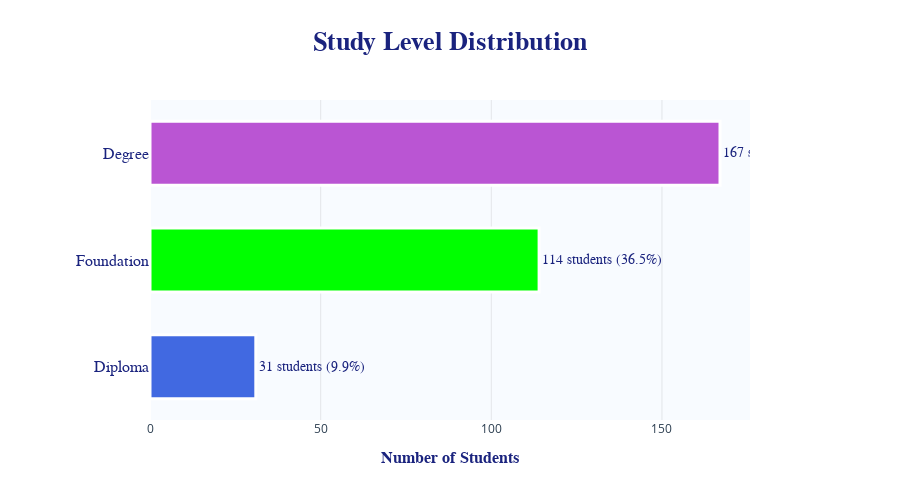

The notebook cell saved with this chart:
### Code cell
# Cell 3: Study Level Distribution - COLORFUL & ANIMATED
import pandas as pd
import plotly.graph_objects as go

# Load data
df = pd.read_csv('Cleaned_Form_Responses.csv')

# Map study level codes
study_level_mapping = {1: 'Degree', 2: 'Diploma', 3: 'Foundation'}
df['Study_Level_Label'] = df['Current_Level_of_Studies'].map(study_level_mapping)

# Count and sort
study_counts = df['Study_Level_Label'].value_counts().sort_values(ascending=True)
study_pct = (study_counts / len(df) * 100).round(1)

# Define specific colors for each study level
colors_mapping = {
    'Degree': 'mediumorchid',    # Purple
    'Diploma': 'royalblue',      # Blue
    'Foundation': 'lime'         # Green
}

# Create horizontal bar chart
fig = go.Figure()

for level, count in study_counts.items():
    pct = study_pct[level]
    
    fig.add_trace(go.Bar(
        y=[level],
        x=[count],
        orientation='h',
        name=level,
        marker=dict(
            color=colors_mapping[level],
            line=dict(color='white', width=3),
            pattern=dict(shape="")
        ),
        text=f"{count} students ({pct}%)",
        textposition='outside',
        textfont=dict(size=14, color='#1A237E', family='Arial Black'),
        hovertemplate=f'<b>{level}</b><br>' +
                      f'Students: {count}<br>' +
                      f'Percentage: {pct}%<br>' +
                      '<extra></extra>',
        width=0.6
    ))

# Customize layout
fig.update_layout(
    title={
        'text': '<b>Study Level Distribution</b>',
        'x': 0.5,
        'xanchor': 'center',
        'font': {'size': 26, 'color': '#1A237E', 'family': 'Arial Black'}
    },
    xaxis=dict(
        title=dict(
            text='<b>Number of Students</b>',
            font=dict(size=16, color='#1A237E', family='Arial Black')
        ),
        showgrid=True,
        gridcolor='rgba(150,150,150,0.2)',
        tickfont=dict(size=12, color='#2C3E50')
    ),
    yaxis=dict(
        title='',
        tickfont=dict(size=16, color='#1A237E', family='Arial Black'),
        showgrid=False
    ),
    plot_bgcolor='rgba(230, 240, 255, 0.3)',
    paper_bgcolor='white',
    showlegend=False,
    height=500,
    margin=dict(l=150, r=150),
    hoverlabel=dict(
        bgcolor="white",
        font_size=14,
        font_family="Arial",
        bordercolor='#1A237E'
    )
)

fig.show()

### Figure 1 — Plotly figure (JSON) as saved in the notebook; plotly's stock layout.template omitted (floating-point values rounded to 4 significant figures)
{"data": [{"hovertemplate": "<b>Diploma</b><br>Students: 31<br>Percentage: 9.9%<br><extra></extra>", "marker": {"color": "royalblue", "line": {"color": "white", "width": 3}, "pattern": {"shape": ""}}, "name": "Diploma", "orientation": "h", "text": "31 students (9.9%)", "textfont": {"color": "#1A237E", "family": "Arial Black", "size": 14}, "textposition": "outside", "type": "bar", "width": 0.6, "x": [31], "y": ["Diploma"]}, {"hovertemplate": "<b>Foundation</b><br>Students: 114<br>Percentage: 36.5%<br><extra></extra>", "marker": {"color": "lime", "line": {"color": "white", "width": 3}, "pattern": {"shape": ""}}, "name": "Foundation", "orientation": "h", "text": "114 students (36.5%)", "textfont": {"color": "#1A237E", "family": "Arial Black", "size": 14}, "textposition": "outside", "type": "bar", "width": 0.6, "x": [114], "y": ["Foundation"]}, {"hovertemplate": "<b>Degree</b><br>Students: 167<br>Percentage: 53.5%<br><extra></extra>", "marker": {"color": "mediumorchid", "line": {"color": "white", "width": 3}, "pattern": {"shape": ""}}, "name": "Degree", "orientation": "h", "text": "167 students (53.5%)", "textfont": {"color": "#1A237E", "family": "Arial Black", "size": 14}, "textposition": "outside", "type": "bar", "width": 0.6, "x": [167], "y": ["Degree"]}], "layout": {"height": 500, "hoverlabel": {"bgcolor": "white", "bordercolor": "#1A237E", "font": {"family": "Arial", "size": 14}}, "margin": {"l": 150, "r": 150}, "paper_bgcolor": "white", "plot_bgcolor": "rgba(230, 240, 255, 0.3)", "showlegend": false, "title": {"font": {"color": "#1A237E", "family": "Arial Black", "size": 26}, "text": "<b>Study Level Distribution</b>", "x": 0.5, "xanchor": "center"}, "xaxis": {"gridcolor": "rgba(150,150,150,0.2)", "showgrid": true, "tickfont": {"color": "#2C3E50", "size": 12}, "title": {"font": {"color": "#1A237E", "family": "Arial Black", "size": 16}, "text": "<b>Number of Students</b>"}}, "yaxis": {"showgrid": false, "tickfont": {"color": "#1A237E", "family": "Arial Black", "size": 16}, "title": {"text": ""}}}}
